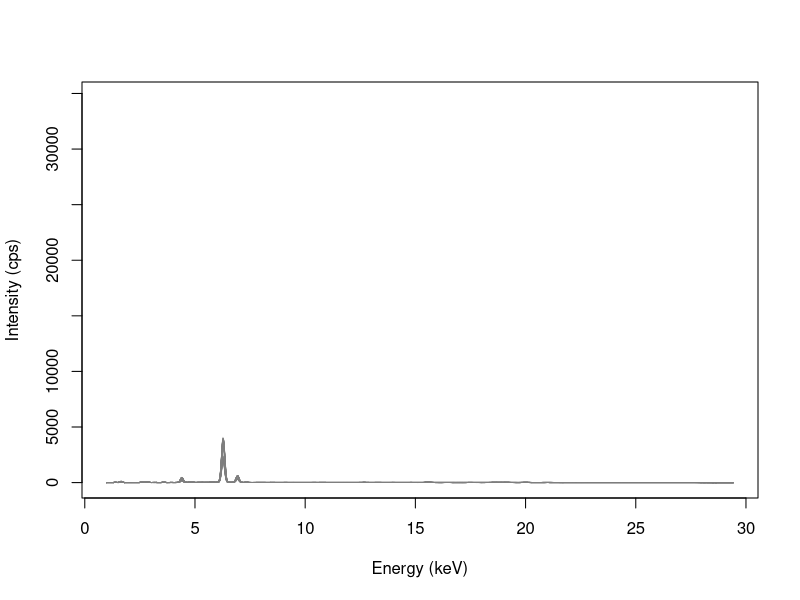

The R source for this figure: (Note: this script raises an error after producing the figure.)
##################################################################################
#                 PACOTES NECESSÁRIOS PARA REGRESSAO SIMPLES, MULTIPLA e PLS    #
##################################################################################
#Pacotes utilizados
pacotes <- c("plotly", "gridExtra", "tidyverse","ggrepel","knitr","kableExtra",
             "splines","reshape2","PerformanceAnalytics","metan","correlation",
             "see","ggraph","nortest","rgl","car","olsrr","jtools","ggstance",
             "magick","cowplot","beepr","Rcpp", "readxl","rqPen","ggrepel", "rayshader","psych","pracma",
             "polynom", "prospectr", "pls", "janitor")

if(sum(as.numeric(!pacotes %in% installed.packages())) != 0){
  instalador <- pacotes[!pacotes %in% installed.packages()]
  for(i in 1:length(instalador)) {
    install.packages(instalador, dependencies = T)
    break()}
  sapply(pacotes, require, character = T) 
} else {
  sapply(pacotes, require, character = T) 
}

############################################################
###### Carregando planilha excel e visualizando dados ##########
##########################################################
dataset <- read_excel("DF_Comp_Modelos_Completo.xlsx")
str(dataset)
names(dataset)

#janitor::clean_names(dataset)-> dataset2 #funcao para limpar nome de variaveis

#definindo a coluna ID como row names
row.names(dataset) <- dataset$ID

#deixando apenas dois digitos apos a virgula para variavies espectrais
colunas_spectra <- as.character(round(as.numeric(names(dataset[,c(32:1489)])), digits = 2))
spectra_data <- dataset[,c(32:1489)]

spectra_data <- rename_with(spectra_data, .cols = everything(), 
                       .fn = str_replace, pattern = ".*", replacement = colunas_spectra)

#limpando colunas que nao seram necessarias, juntando com spectra data e definindo set de cal e val
names(dataset)

dataset_pls_Cal <- dataset %>% 
  select('Ca', 'Set') %>% 
  cbind(spectra_data) %>% 
  filter(Set == 'CAL') %>%
  select(-'Set') 

names(dataset_pls_Cal)

dataset_pls_Val <- dataset %>% 
  select('Ca', 'Set') %>% 
  cbind(spectra_data) %>% 
  filter(Set == 'VAL') %>%
  select(-'Set') 

#write.table(datasetCal, file='datasetCal_spectra.csv',row.names = F, sep=',') 

#definindo o espectro
energy <- names(dataset[ ,c(2:1459)])

#Uma forma de plotar os espectros
matplot(x = energy, y = t(dataset[ ,c(6:1463)]),
        xlab = "Energy (keV)",
        ylab = "Intensity (cps)",
        type = "l",
        lty = 1,
        col = rgb(red = 0.5, green = 0.5, blue = 0.5, alpha = 0.3))

########################################################################
######         Modelo 4 - PLS com espectro inteiro         #########
######                 (apos alinhar os espectros)         #########
########################################################################

####################################
### Estimando o modelo 4 para Ca ###
####################################

maxc <- 15

modelo4_Ca <- plsr(Ca ~ . ,
                      data = dataset_pls_Cal,
                      method = "simpls", #usar "oscorespls"  ou "simpls", o primeiro esta no livro do R
                      scale = FALSE,
                      ncomp = maxc,
                      validation = "LOO") #CV or LOO for leave one out
print(modelo4_Ca)
summary(modelo4_Ca)

?plsr
plot(modelo4_Ca, "val",
     main = " ",
     xlab = "Number of components",
     legendpos="topright")

# number of components to use
ncomp.onesigma <- selectNcomp(modelo4_Ca, method = "onesigma", plot = TRUE,
                              )
nc <- ncomp.onesigma

#plotando observed vs. predicted
plot(modelo4_Ca,
     ncomp = nc,
     main = " ",
     xlab = "Observed",
     ylab = "Predicted")

#ploting the first three loadings of the principal components of the spectra (falta colocar legenda)
plot(modelo4_Ca,
     "loadings",
     comps = 1:3,
     xlab = "Index of the wavelength",
     ylab = "Loading value")

# Standardized regression coefficient of the PLSR model
plot(energy, modelo4_Ca$coefficients[,1,nc],
     main = " ",
     type = "l",
     xlab = "Wavelength /nm",
     ylab = "Regression coefficient")
abline(h = 0)

# compute the variable importance, see Wold et al., (1993)
# take the loadings, loading weights and scores
W <- modelo4_Ca$loading.weights
Q <- modelo4_Ca$Yloadings
TT <- modelo4_Ca$scores

Q2 <- as.numeric(Q) * as.numeric(Q)
Q2TT <- Q2[1:nc] * diag(crossprod(TT))[1:nc]
WW <- W * W/apply(W, 2, function(x) sum(x * x))
vip <- sqrt(length(energy) * apply(sweep(WW[, 1:nc], 2, Q2TT, "*"),
                                 1, sum)/sum(Q2TT))
# display the variable importance
plot(energy, vip,
     xlab = "Energy(keV)",
     ylab = "Importance",
     type = "l",
     lty = 1,
     col = rgb(red = 0.5, green = 0.5, blue = 0.5, alpha = 1))
abline(h = 1)

######################################################################################
### Verificação da normalidade dos residuos e homocedasticidade o modelo 4 para Ca ###
#######################################################################################

### Verificação da aderência dos residuos à normalidade via Shapiro-Francia (n>30) ###
#verificando para o numero de variaveis latentes escolhido

sf.test(modelo4_Ca$residuals[,,nc]) #função sf.test do pacote nortest 
#Resultado: p-value foi maior que 0.05 - Os residos são normais e nao precisam de transformação

#Histograma dos resíduos do modelo PLSR
dataset_pls_Cal %>%
  mutate(residuos = modelo4_Ca$residuals[,,nc]) %>%
  ggplot(aes(x = residuos)) +
  geom_histogram(aes(y = ..density..), 
                 color = "grey50", 
                 fill = "grey90", 
                 bins = 30,
                 alpha = 0.6) +
  stat_function(fun = dnorm, 
                args = list(mean = mean(modelo4_Ca$residuals[,,nc]),
                            sd = sd(modelo4_Ca$residuals[,,nc]),
                aes(color = "Curva Normal Teórica"),
                size = 2)) +
  scale_color_manual("Legenda:",
                     values = "#FDE725FF") +
  labs(x = "Resíduos",
       y = "Frequência") +
  theme(panel.background = element_rect("white"),
        panel.grid = element_line("grey95"),
        panel.border = element_rect(NA),
        legend.position = "bottom")

### Diagnóstico de heterocedasticidade via teste de Breusch-Pagan ###  AQUI!!
ols_test_breusch_pagan(modelo4_Ca) # Esta funcao do pacote olsrr nao funciona para PLSR

library(lmtest)
dataset_pls_Cal %>% bptest(Ca ~ .)
?bptest
#NAO DEU CERTO - VOLTAR AQUI

#Resultado: p-value foi menor que 0.05, indicando que o modelo é heterocedastico, ou seja, a variancia dos residuos 
#não é constante. Existe correlação entre os residuos (termos de erro) e a variavel X.
#Indica também a omissão variáveis explicativas relevantes no modelo.


### Plotando grafico que relaciona resíduos e fitted values do modelo
dataset_pls_Cal$fitted_M4_Ca <- modelo4_Ca$fitted.values[,,nc] #add fitted values pro dataset
dataset_pls_Cal$residuos_M4_Ca <- modelo4_Ca$residuals[,,nc] #add residos pro dataset



dataset_pls_Cal %>%
  ggplot() +
  geom_point(aes(x = fitted_M4_Ca, y = residuos_M4_Ca),
             color = "#55C667FF", size = 3) +
  labs(x = "Fitted Values do Modelo Stepwise",
       y = "Resíduos do Modelo Stepwise") +
  abline(h = 0) + #nao funcionou 
  theme_bw()



### Calculo dos parametros de qualidade para conj. de CAL modelo 4 para Ca ####

#R²
a <- (sum((dataset_pls_Cal$fitted_M4_Ca - mean(dataset_pls_Cal$Ca))^2))/
  ((sum((dataset_pls_Cal$fitted_M4_Ca - mean(dataset_pls_Cal$Ca))^2)) + (sum((dataset_pls_Cal$residuos_M4_Ca)^2)))
#round(a, digits = 4)

#RMSE
b <- mean(sqrt((dataset_pls_Cal$residuos_M4_Ca)^2))

#RMSE%
c <- b*(100/mean(dataset_pls_Cal$Ca))

#RPD
d <- sd(dataset_pls_Cal$Ca)/b

#RPIQ
e <- (quantile(dataset_pls_Cal$Ca, probs = 0.75)-quantile(dataset_pls_Cal$Ca, probs = 0.25))/b

#Resumo dos Resultados Modelo 1 - Ca - Calibracao
Result_M4Ca_Cal <- data.frame(ID = 'M4_Ca_Cal', R2 = a, RMSE = b, RMSEp = c,RPD = d, RPIQ = e, row.names = NULL)

### Validando o modelo 1 para Ca usando o conjunto de validação ####
predict(object = modelo4_Ca,
        dataset_pls_Val) -> f
  f[,,nc] -> dataset_pls_Val$fitted_M4_Ca

dataset_pls_Val$fitted_M4_Ca - dataset_pls_Val$Ca -> dataset_pls_Val$residuos_M4_Ca

### Calculo dos parametros de qualidade para conj. de VAL modelo 1 para Ca ####

#R²
a <- (sum((dataset_pls_Val$fitted_M4_Ca - mean(dataset_pls_Val$Ca))^2))/
  ((sum((dataset_pls_Val$fitted_M4_Ca - mean(dataset_pls_Val$Ca))^2)) + (sum((dataset_pls_Val$residuos_M4_Ca)^2)))

#RMSE
b <- mean(sqrt((dataset_pls_Val$residuos_M4_Ca)^2))

#RMSE%
c <- b*(100/mean(dataset_pls_Val$Ca))

#RPD
d <- sd(dataset_pls_Val$Ca)/b

#RPIQ
e <- (quantile(dataset_pls_Val$Ca, probs = 0.75)-quantile(dataset_pls_Val$Ca, probs = 0.25))/b

#Resumo dos Resultados Modelo 1 - Ca - validacao
Result_M4Ca_Val <- data.frame(ID = 'M4_Ca_Val',R2 = a, RMSE = b, RMSEp = c, RPD = d, RPIQ = e, row.names = NULL)

#Resumo geral - Resultados Modelo 1 - Ca 
Result_M4Ca <- bind_rows(Result_M4Ca_Cal, Result_M4Ca_Val)
rm(Result_M4Ca_Cal,Result_M4Ca_Val)

#Dataset com fitted values da Cal e Val

dataset %>% select("ID","Field","Set","Ca","K") %>% 
  filter(Set == "CAL") %>% cbind(dataset_pls_Cal$fitted_M4_Ca) %>% rename(Fit_M4_Ca = "dataset_pls_Cal$fitted_M4_Ca") -> Res_fit_PLS_Cal
  
dataset %>% select("ID","Field","Set","Ca","K") %>% 
  filter(Set == "VAL") %>% cbind(dataset_pls_Val$fitted_M4_Ca) %>% rename(Fit_M4_Ca = "dataset_pls_Val$fitted_M4_Ca") -> Res_fit_PLS_Val


####################################
### Estimando o modelo 4 para K ###
####################################

#organizando datasets
names(dataset)

dataset_pls_Cal <- dataset %>% 
  select('K', 'Set') %>% 
  cbind(spectra_data) %>% 
  filter(Set == 'CAL') %>%
  select(-'Set') 

names(dataset_pls_Cal)

dataset_pls_Val <- dataset %>% 
  select('K', 'Set') %>% 
  cbind(spectra_data) %>% 
  filter(Set == 'VAL') %>%
  select(-'Set') 

#calibrando o PLSR

maxc <- 15

modelo4_K <- plsr(K ~ . ,
                   data = dataset_pls_Cal,
                   method = "simpls", #usar "oscorespls"  ou "simpls", o primeiro esta no livro do R
                   scale = FALSE,
                   ncomp = maxc,
                   validation = "LOO") #CV or LOO for leave one out
print(modelo4_K)
summary(modelo4_K)

?plsr
plot(modelo4_K, "val",
     main = " ",
     xlab = "Number of components",
     legendpos="topright")

# number of components to use
ncomp.onesigma <- selectNcomp(modelo4_K, method = "onesigma", plot = TRUE,
)
nc <- ncomp.onesigma

#plotando observed vs. predicted
plot(modelo4_K,
     ncomp = nc,
     main = " ",
     xlab = "Observed",
     ylab = "Predicted")

#ploting the first three loadings of the principal components of the spectra (falta colocar legenda)
plot(modelo4_K,
     "loadings",
     comps = 1:3,
     xlab = "Index of the wavelength",
     ylab = "Loading value")

# Standardized regression coefficient of the PLSR model
energy <- names(dataset[ ,c(2:1459)])
plot(energy, modelo4_K$coefficients[,1,nc],
     main = " ",
     type = "l",
     xlab = "Wavelength /nm",
     ylab = "Regression coefficient")
abline(h = 0)

# compute the variable importance, see Wold et al., (1993)
# take the loadings, loading weights and scores
W <- modelo4_K$loading.weights
Q <- modelo4_K$Yloadings
TT <- modelo4_K$scores

Q2 <- as.numeric(Q) * as.numeric(Q)
Q2TT <- Q2[1:nc] * diag(crossprod(TT))[1:nc]
WW <- W * W/apply(W, 2, function(x) sum(x * x))
vip <- sqrt(length(energy) * apply(sweep(WW[, 1:nc], 2, Q2TT, "*"),
                                   1, sum)/sum(Q2TT))
# display the variable importance
plot(energy, vip,
     xlab = "Energy(keV)",
     ylab = "Importance",
     type = "l",
     lty = 1,
     col = rgb(red = 0.5, green = 0.5, blue = 0.5, alpha = 1))
abline(h = 1)

######################################################################################
### Verificação da normalidade dos residuos e homocedasticidade o modelo 4 para K ###
#######################################################################################

### Verificação da aderência dos residuos à normalidade via Shapiro-Francia (n>30) ###
#verificando para o numero de variaveis latentes escolhido

sf.test(modelo4_K$residuals[,,nc]) #função sf.test do pacote nortest 
#Resultado: p-value foi maior que 0.05 - Os residos são normais e nao precisam de transformação

#Histograma dos resíduos do modelo PLSR
dataset_pls_Cal %>%
  mutate(residuos = modelo4_K$residuals[,,nc]) %>%
  ggplot(aes(x = residuos)) +
  geom_histogram(aes(y = ..density..), 
                 color = "grey50", 
                 fill = "grey90", 
                 bins = 30,
                 alpha = 0.6) +
  stat_function(fun = dnorm, 
                args = list(mean = mean(modelo4_K$residuals[,,nc]),
                            sd = sd(modelo4_K$residuals[,,nc]),
                            aes(color = "Curva Normal Teórica"),
                            size = 2)) +
  scale_color_manual("Legenda:",
                     values = "#FDE725FF") +
  labs(x = "Resíduos",
       y = "Frequência") +
  theme(panel.background = element_rect("white"),
        panel.grid = element_line("grey95"),
        panel.border = element_rect(NA),
        legend.position = "bottom")

### Diagnóstico de heterocedasticidade via teste de Breusch-Pagan ###  AQUI!!
ols_test_breusch_pagan(modelo4_K) # Esta funcao do pacote olsrr nao funciona para PLSR

library(lmtest)
dataset_pls_Cal %>% bptest(Ca ~ .)
?bptest
#NAO DEU CERTO - VOLTAR AQUI

#Resultado: p-value foi menor que 0.05, indicando que o modelo é heterocedastico, ou seja, a variancia dos residuos 
#não é constante. Existe correlação entre os residuos (termos de erro) e a variavel X.
#Indica também a omissão variáveis explicativas relevantes no modelo.


### Plotando grafico que relaciona resíduos e fitted values do modelo
dataset_pls_Cal$fitted_M4_K <- modelo4_K$fitted.values[,,nc] #add fitted values pro dataset
dataset_pls_Cal$residuos_M4_K <- modelo4_K$residuals[,,nc] #add residos pro dataset



dataset_pls_Cal %>%
  ggplot() +
  geom_point(aes(x = fitted_M4_K, y = residuos_M4_K),
             color = "#55C667FF", size = 3) +
  labs(x = "Fitted Values do Modelo Stepwise",
       y = "Resíduos do Modelo Stepwise") +
  abline(h = 0) + #nao funcionou 
  theme_bw()



### Calculo dos parametros de qualidade para conj. de CAL modelo 4 para Ca ####

#R²
a <- (sum((dataset_pls_Cal$fitted_M4_K - mean(dataset_pls_Cal$K))^2))/
  ((sum((dataset_pls_Cal$fitted_M4_K - mean(dataset_pls_Cal$K))^2)) + (sum((dataset_pls_Cal$residuos_M4_K)^2)))
#round(a, digits = 4)

#RMSE
b <- mean(sqrt((dataset_pls_Cal$residuos_M4_K)^2))

#RMSE%
c <- b*(100/mean(dataset_pls_Cal$K))

#RPD
d <- sd(dataset_pls_Cal$K)/b

#RPIQ
e <- (quantile(dataset_pls_Cal$K, probs = 0.75)-quantile(dataset_pls_Cal$K, probs = 0.25))/b

#Resumo dos Resultados Modelo 4 - Ca - Calibracao
Result_M4K_Cal <- data.frame(ID = 'M4_K_Cal', R2 = a, RMSE = b, RMSEp = c,RPD = d, RPIQ = e, row.names = NULL)

### Validando o modelo 4 para Ca usando o conjunto de validação ####
predict(object = modelo4_K,
        dataset_pls_Val) -> f
f[,,nc] -> dataset_pls_Val$fitted_M4_K

dataset_pls_Val$fitted_M4_K - dataset_pls_Val$K -> dataset_pls_Val$residuos_M4_K

### Calculo dos parametros de qualidade para conj. de VAL modelo 4 para Ca ####

#R²
a <- (sum((dataset_pls_Val$fitted_M4_K - mean(dataset_pls_Val$K))^2))/
  ((sum((dataset_pls_Val$fitted_M4_K - mean(dataset_pls_Val$K))^2)) + (sum((dataset_pls_Val$residuos_M4_K)^2)))

#RMSE
b <- mean(sqrt((dataset_pls_Val$residuos_M4_K)^2))

#RMSE%
c <- b*(100/mean(dataset_pls_Val$K))

#RPD
d <- sd(dataset_pls_Val$K)/b

#RPIQ
e <- (quantile(dataset_pls_Val$K, probs = 0.75)-quantile(dataset_pls_Val$K, probs = 0.25))/b

#Resumo dos Resultados Modelo 4 - Ca - validacao
Result_M4K_Val <- data.frame(ID = 'M4_K_Val',R2 = a, RMSE = b, RMSEp = c, RPD = d, RPIQ = e, row.names = NULL)

#Resumo geral - Resultados Modelo 4 - Ca 
Result_M4K <- bind_rows(Result_M4K_Cal, Result_M4K_Val)
rm(Result_M4K_Cal,Result_M4K_Val)

#Resumo geral - Resultados Modelo 4 
Result_M4 <- bind_rows(Result_M4K, Result_M4Ca)
rm(Result_M4K,Result_M4Ca)

#write.table(Result_M4, file='Result_M4.csv',row.names = F, sep=',')

#Dataset com fitted values da Cal e Val
Res_fit_PLS_Cal %>% cbind(dataset_pls_Cal$fitted_M4_K) %>% 
  rename(Fit_M4_K = "dataset_pls_Cal$fitted_M4_K") -> Res_fit_PLS_Cal

Res_fit_PLS_Val %>% cbind(dataset_pls_Val$fitted_M4_K) %>% 
  rename(Fit_M4_K = "dataset_pls_Val$fitted_M4_K") -> Res_fit_PLS_Val

#write.table(Res_fit_PLS_Cal, file='Res_fit_PLS_Cal.csv',row.names = F, sep=',')
#write.table(Res_fit_PLS_Val, file='Res_fit_PLS_Val.csv',row.names = F, sep=',')

#### Plotando graficos de dispersao ####

pacotes <- c("plotly","gridExtra", "tidyverse","ggrepel","knitr","kableExtra",
             "splines","reshape2","PerformanceAnalytics","metan","correlation",
             "see","ggraph","nortest","rgl","car","olsrr","jtools","ggstance",
             "magick","cowplot","beepr","Rcpp", "readxl","rqPen","ggrepel", "rayshader","psych","pracma",
             "polynom", "prospectr", "pls", "janitor")

if(sum(as.numeric(!pacotes %in% installed.packages())) != 0){
  instalador <- pacotes[!pacotes %in% installed.packages()]
  for(i in 1:length(instalador)) {
    install.packages(instalador, dependencies = T)
    break()}
  sapply(pacotes, require, character = T) 
} else {
  sapply(pacotes, require, character = T) 
}


### Grafico de pontos para Ca

 G1 <- Res_fit_PLS_Cal %>%
  ggplot() +
  geom_point(aes(x = Ca, y = Fit_M4_Ca, color = Field),
             size = 3,) + #color = "#55C667FF"
       labs(x = "Ca measured",
       y = "Ca predicted",
       title = "Calibration - PLS for Ca") +
  theme_bw() +
  geom_smooth(aes(x = Ca, y = Ca), method = "lm", 
              color = "grey", size = 1.05,
              linetype = "longdash")+
  theme(plot.title = element_text(size = 12, hjust = 0.5), #ajustes nos titulo
        axis.text.x = element_text(size = 12), axis.text.y = element_text(size = 12),
        legend.position=c(0.9, 0.18), legend.text = element_text(size = 10), legend.title = element_text(size = 10))
#theme_light() theme_bw() theme(legend.position=c(0.9, 0.1))

 G2 <- Res_fit_PLS_Val %>%
  ggplot() +
  geom_point(aes(x = Ca, y = Fit_M4_Ca, color = Field),
             size = 3,) + #color = "#55C667FF"
  labs(x = "Ca measured",
       y = "Ca predicted",
       title = "Validation - PLS for Ca") +
  theme_bw() +
  geom_smooth(aes(x = Ca, y = Ca), method = "lm", 
              color = "grey", size = 1.05,
              linetype = "longdash")+
  theme(plot.title = element_text(size = 12, hjust = 0.5), #ajustes nos titulo
        axis.text.x = element_text(size = 12), axis.text.y = element_text(size = 12),
        legend.position=c(0.9, 0.18), legend.text = element_text(size = 10), legend.title = element_text(size = 10))
        
### Grafico de pontos para K
 
 G3 <- Res_fit_PLS_Cal %>%
  ggplot() +
  geom_point(aes(x = K, y = Fit_M4_K, color = Field),
             size = 3,) + #color = "#55C667FF"
  labs(x = "K measured",
       y = "K predicted",
       title = "Calibration - PLS for K") +
  theme_bw() +
  geom_smooth(aes(x = K, y = K), method = "lm", 
              color = "grey", size = 1.05,
              linetype = "longdash")+
  theme(plot.title = element_text(size = 12, hjust = 0.5), #ajustes nos titulo
        axis.text.x = element_text(size = 12), axis.text.y = element_text(size = 12),
        legend.position=c(0.9, 0.18), legend.text = element_text(size = 10), legend.title = element_text(size = 10))

 G4 <- Res_fit_PLS_Val %>%
  ggplot() +
  geom_point(aes(x = K, y = Fit_M4_K, color = Field),
             size = 3,) + #color = "#55C667FF"
  labs(x = "K measured",
       y = "K predicted",
       title = "Validation - PLS for K") +
  theme_bw() +
  geom_smooth(aes(x = K, y = K), method = "lm", 
              color = "grey", size = 1.05,
              linetype = "longdash")+
  theme(plot.title = element_text(size = 12, hjust = 0.5), #ajustes nos titulo
        axis.text.x = element_text(size = 12), axis.text.y = element_text(size = 12),
        legend.position=c(0.9, 0.18), legend.text = element_text(size = 10), legend.title = element_text(size = 10))

 grid.arrange(G1 , G2 , #do pacote gridExtra
              G3 , G4 ,
              ncol=2, nrow=2)
 
 